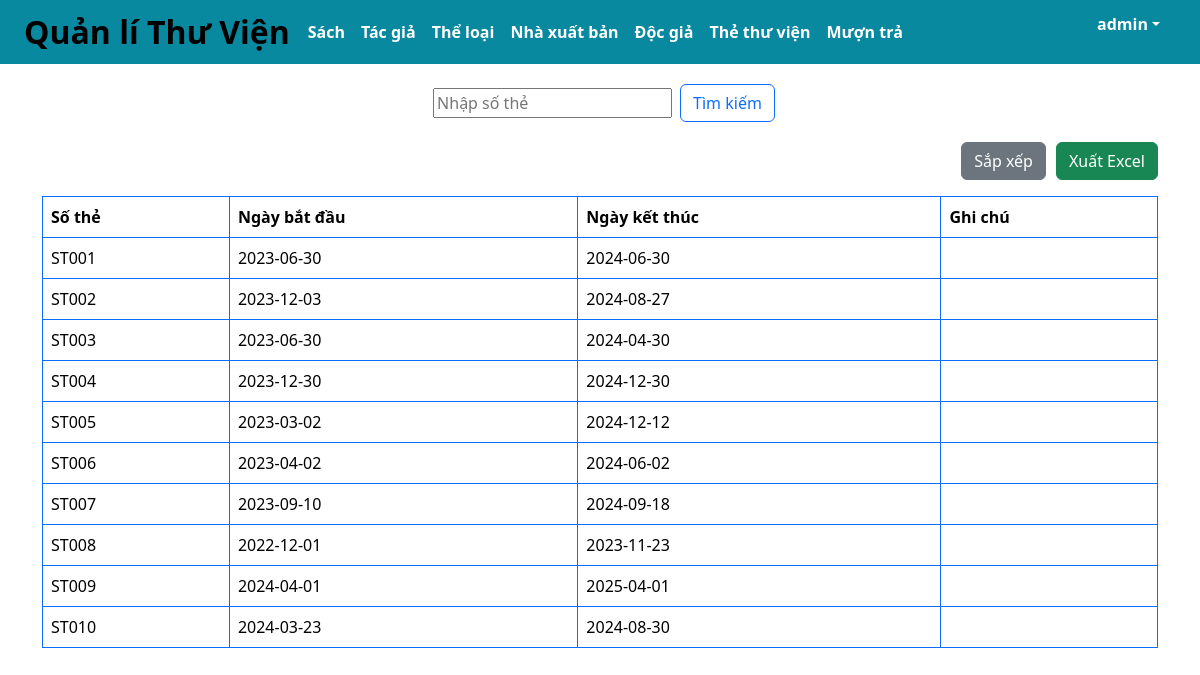
/thethuvien.php (signed in), run on the app's committed database.
### tables this page shows
create table theThuVien (
	soThe char(10) not null,
    ngayBD date not null,
    ngayKT date not null,
    ghiChu varchar(255),
    primary key (soThe)
);

### src/functions.php (called while the page is built, shortened)
<?php
function html_escape(string|null $text): string
{
    return htmlspecialchars($text ?? '', ENT_QUOTES, 'UTF-8', false);
}

### public/thethuvien.php (the view, shortened to what this page needs)
<?php
require_once __DIR__ . '/../src/connect.php';
if ($_SERVER['REQUEST_METHOD'] === 'POST' && isset($_POST['sort'])) {
    $sql = "CALL sapXepTTV()";
    $stmt = $pdo->prepare($sql);
    $stmt->execute();
} else if ($_SERVER['REQUEST_METHOD'] === 'GET' && isset($_GET['keyword'])) {
    $keyword = $_GET['keyword'];
    $sql = "CALL timKiemTTV(?)";
    $stmt = $pdo->prepare($sql);
    $stmt->execute([$keyword]);
} else {
    $sql = "CALL hthiTTV()";
    $stmt = $pdo->prepare($sql);
    $stmt->execute();
}
$rows = $stmt->fetchAll(PDO::FETCH_ASSOC);
include_once __DIR__ . '/../src/partials/header.php'
?>
<div class="container">
    <div class="row mb-3">
        <div class="col d-flex justify-content-center ">
            <form class="d-flex align-items-center" method="GET" action="/thethuvien.php" class="w-100">
                <input class="m-2" type="search" placeholder="Nhập số thẻ" aria-label="search" name="keyword"
                    value="<?= isset($_GET['keyword']) ? htmlspecialchars($_GET['keyword']) : '' ?>">
                <button class="btn btn-outline-primary" type="submit">Tìm kiếm</button>
            </form>
        </div>
    </div>
    <div class="row mb-3">
        <div class="col d-flex justify-content-end">
            <form method="post">
                <button class="btn btn-secondary" type="submit" name="sort">
                    Sắp xếp
                </button>
            </form>
            <div style="width: 10px;"></div>
            <form method="post">
                <button class="btn btn-success" type="submit" name="export">
                    Xuất Excel
                </button>
            </form>
        </div>
    </div>
    <div class="row">
        <div class="col">
            <table class="table table-bordered border-primary">
                <thead>
                    <tr>
                        <th>Số thẻ</th>
                        <th>Ngày bắt đầu</th>
                        <th>Ngày kết thúc</th>
                        <th>Ghi chú</th>
                    </tr>
                </thead>
                <tbody>
                    <?php foreach ($rows as $row) : ?>
                    <tr>
                        <td><?= html_escape($row['soThe']) ?></td>
                        <td><?= html_escape($row['ngayBD']) ?></td>
                        <td><?= html_escape($row['ngayKT']) ?></td>
                        <td><?= html_escape($row['ghiChu']) ?></td>
                    </tr>
                    <?php endforeach ?>
                </tbody>
            </table>
        </div>
    </div>
</div>
<?php
include_once __DIR__ . '/../src/partials/footer.php'
?>

### data on the page
thethuvien: soThe "ST001", ngayBD "2023-06-30", ngayKT "2024-06-30"
thethuvien: soThe "ST002", ngayBD "2023-12-03", ngayKT "2024-08-27"
thethuvien: soThe "ST003", ngayBD "2023-06-30", ngayKT "2024-04-30"
thethuvien: soThe "ST004", ngayBD "2023-12-30", ngayKT "2024-12-30"
thethuvien: soThe "ST005", ngayBD "2023-03-02", ngayKT "2024-12-12"
thethuvien: soThe "ST006", ngayBD "2023-04-02", ngayKT "2024-06-02"
thethuvien: soThe "ST007", ngayBD "2023-09-10", ngayKT "2024-09-18"
thethuvien: soThe "ST008", ngayBD "2022-12-01", ngayKT "2023-11-23"
thethuvien: soThe "ST009", ngayBD "2024-04-01", ngayKT "2025-04-01"
thethuvien: soThe "ST010", ngayBD "2024-03-23", ngayKT "2024-08-30"

### other printed values
$_SESSION['username'] "admin"
